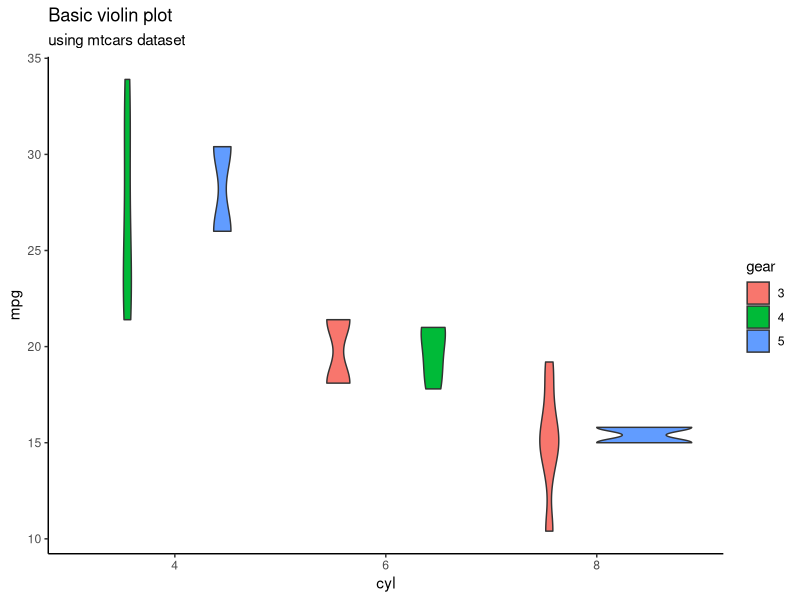
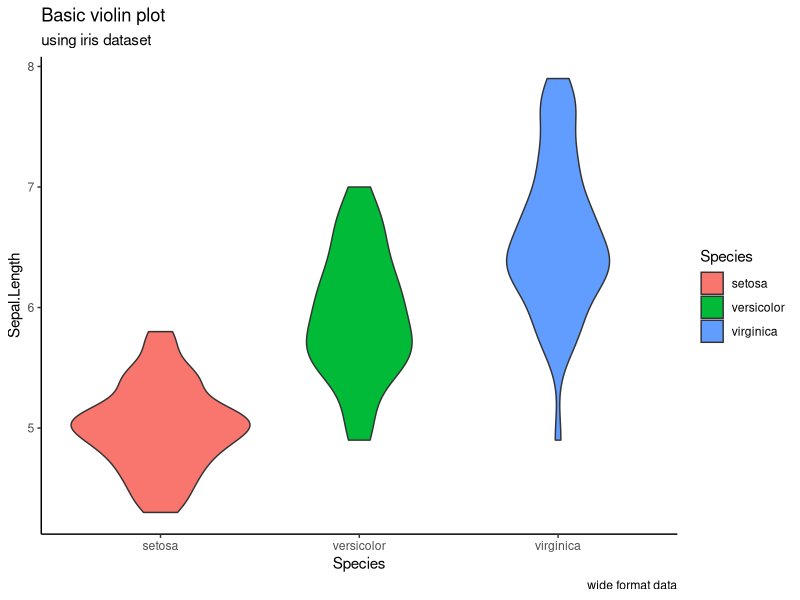
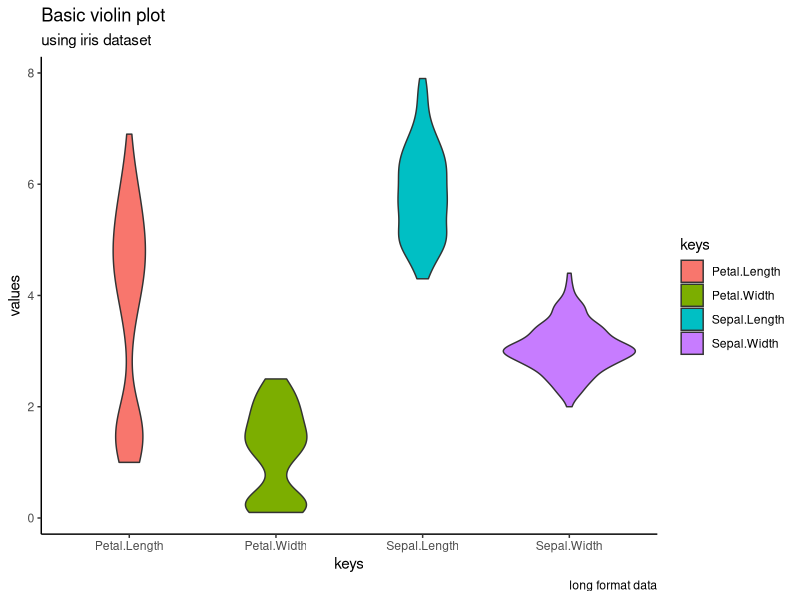
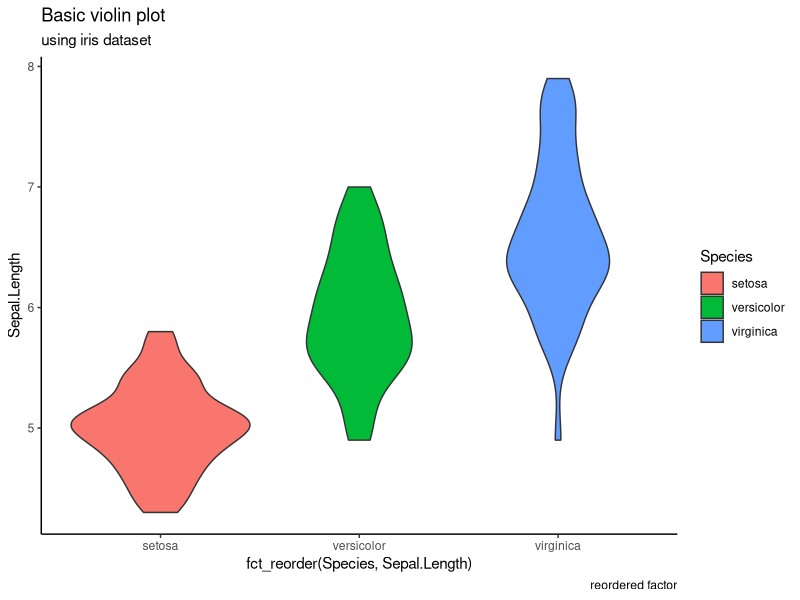
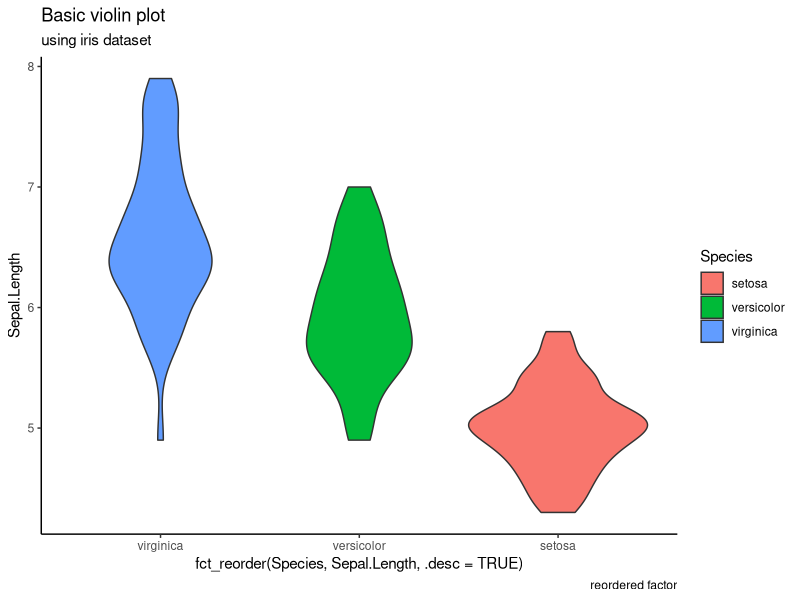
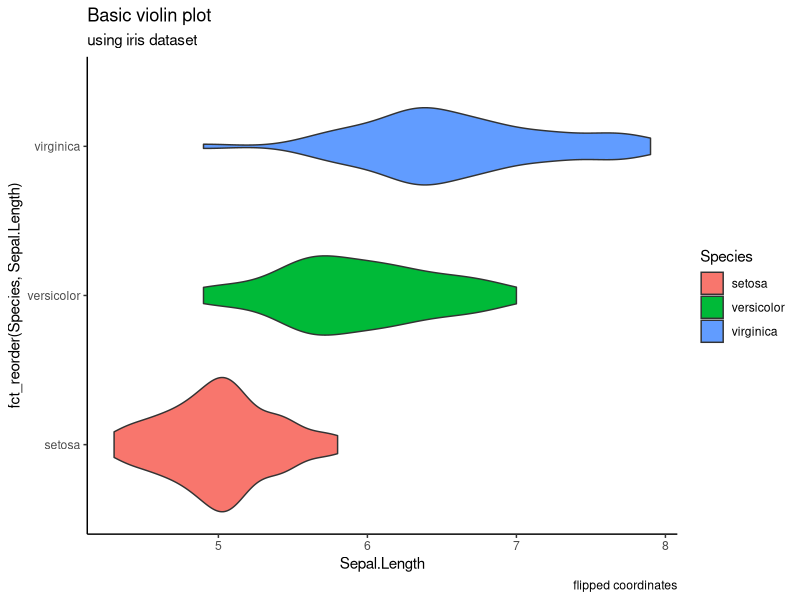
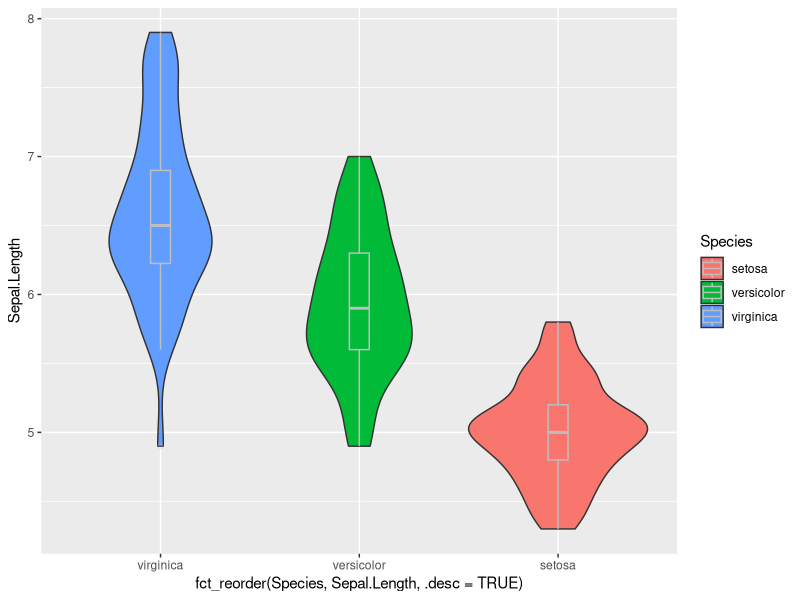

Source code (R) for these figures, in order:
# Violin pots compares distribution between groups along with their density. 

# load library-----
library(tidyverse)

# load data------
data(iris)
data(mtcars)

data_wide<- iris[,1:4]


# Visualization-------

# basic plot
mtcars%>%
        ggplot(aes(x= as.factor(cyl), 
                   y= mpg, 
                   fill= as.factor(gear)))+
        geom_violin()+ 
        theme_classic()+
        labs(title = "Basic violin plot", 
             subtitle = "using mtcars dataset", x= "cyl", y= "mpg", fill= "gear")

iris%>%
        ggplot(aes(x= Species, y= Sepal.Length, fill= Species))+
        geom_violin()+ 
        theme_classic()+
        labs(title = "Basic violin plot", 
             subtitle = "using iris dataset", 
             xlab("Species"), 
             ylab("Sepal length"), caption = "wide format data")


# long format data
# data organized as observation and value associated with single variable
# basic plot is fine for the purpose

# However, 
# if the data has saveral values for single observation, it is wide format data.
# the data can be transformed into long format using "gather()" of dplyr
iris%>%
        select(Sepal.Length, Sepal.Width, Petal.Length, Petal.Width)%>%
        gather(key= "keys", value = "values")%>%
        ggplot(aes(x= keys, y= values, fill= keys))+
        geom_violin()+ 
        theme_classic()+
        labs(title = "Basic violin plot", 
             subtitle = "using iris dataset", 
             caption = "long format data")



# reordering between factors (ascending order)
iris%>%
        ggplot(aes(x= fct_reorder(Species, Sepal.Length), 
                   y= Sepal.Length, 
                   fill= Species))+
        geom_violin()+ 
        theme_classic()+
        labs(title = "Basic violin plot", 
             subtitle = "using iris dataset", 
             caption = "reordered factor")
# descending order
iris%>%
        ggplot(aes(x= fct_reorder(Species, Sepal.Length, .desc = TRUE), 
                   y= Sepal.Length, 
                   fill= Species))+
        geom_violin()+ 
        theme_classic()+
        labs(title = "Basic violin plot", 
             subtitle = "using iris dataset", 
             caption = "reordered factor")
## we can rename the factors using "fct_recode()"
## "fct_relevel()" can be used to alter formation
## additional ".fun= " argument to order on specific condition

# flipped coordinates
iris%>%
        ggplot(aes(x= fct_reorder(Species, Sepal.Length), 
                   y= Sepal.Length, 
                   fill= Species))+
        geom_violin()+ 
        theme_classic()+
        coord_flip()+
        labs(title = "Basic violin plot", 
             subtitle = "using iris dataset", 
             caption = "flipped coordinates")

# box plot included violin plot
iris%>%
        ggplot(aes(x= fct_reorder(Species, Sepal.Length, .desc = TRUE), 
                   y= Sepal.Length, 
                   fill= Species))+
        geom_violin()+ 
        geom_boxplot(width= 0.1, color= "grey", alpha= 0.2)
        theme_classic()+
        labs(title = "Basic violin plot", 
             subtitle = "using iris dataset", 
             caption = "reordered factor")


#NB: long data can also be transformed into wide data using "spread()" of dplyr. 